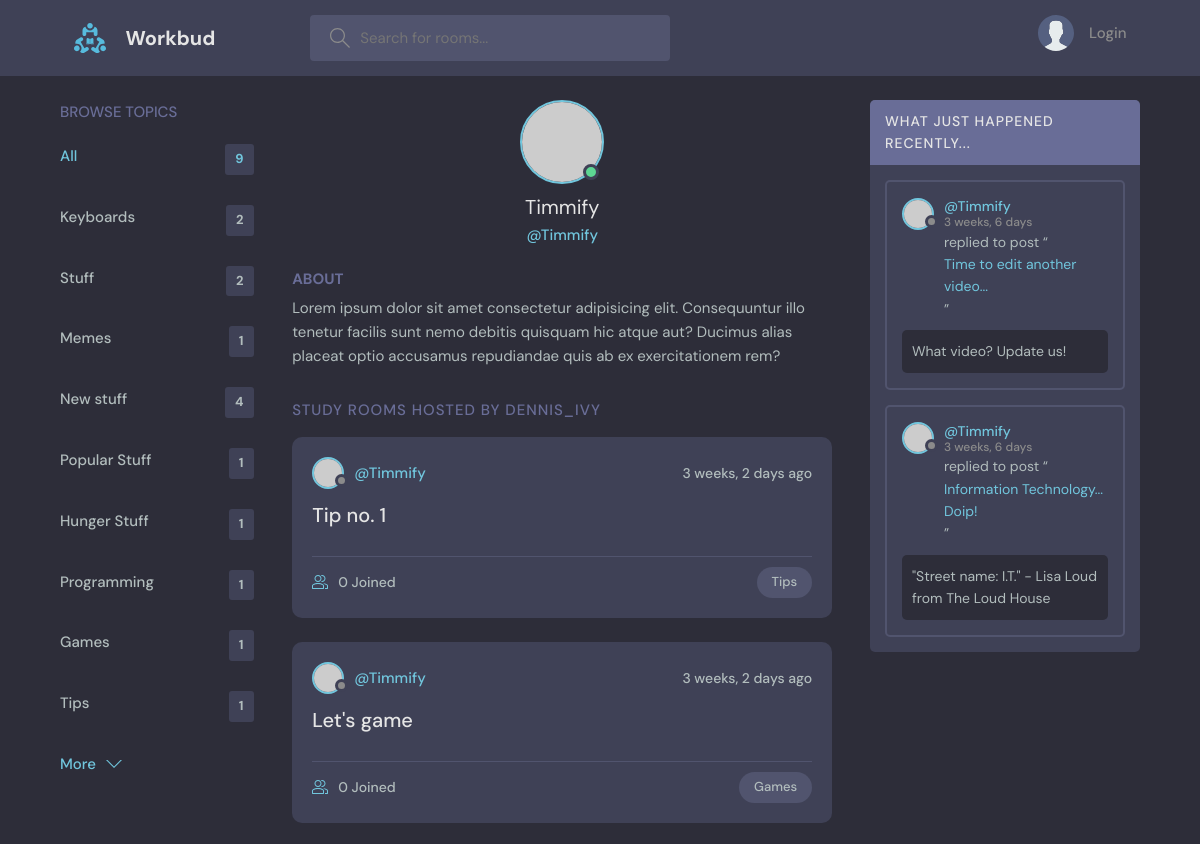
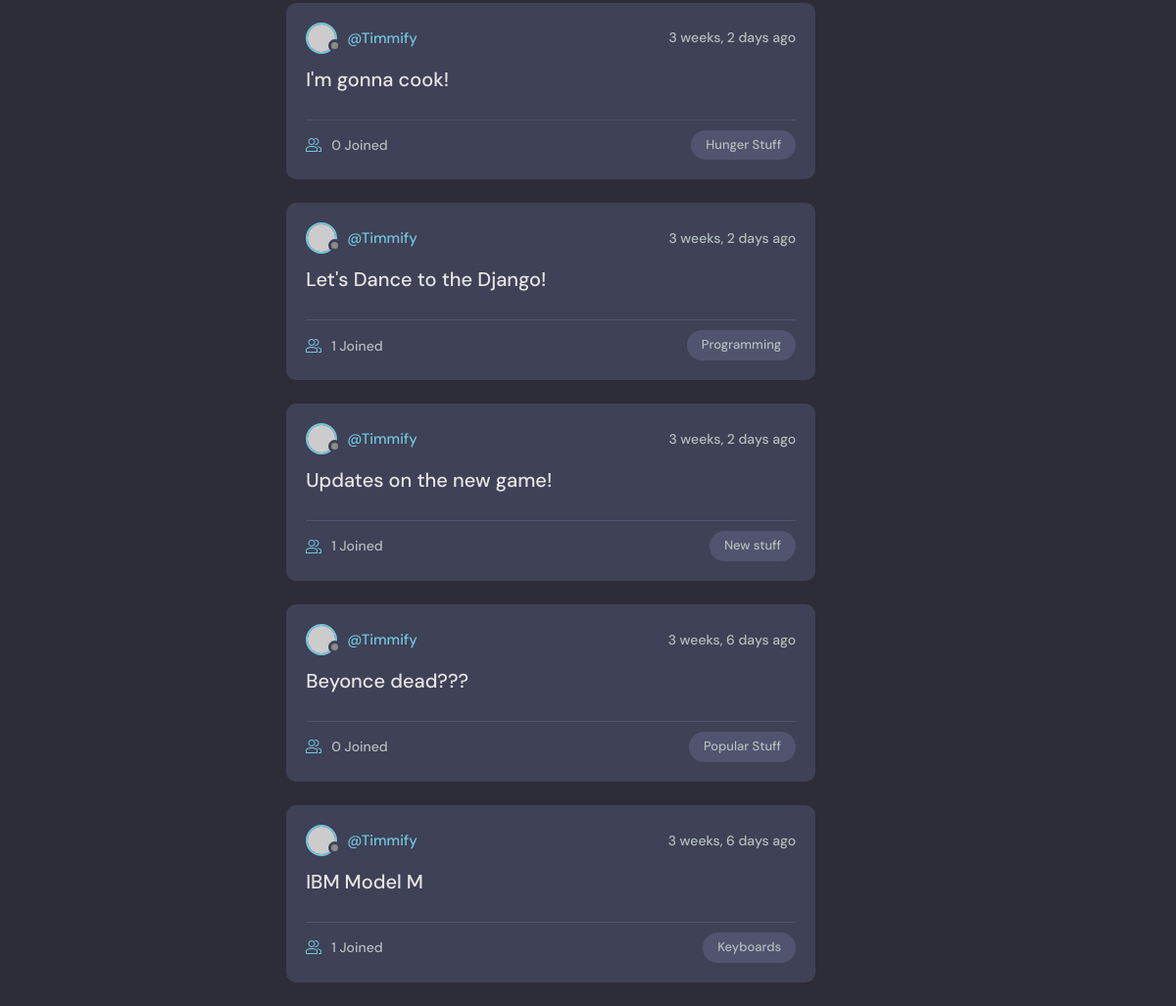
The app's page /profile/2/ with its own data (2 pictures, top to bottom).
### base/models.py (models this page shows, shortened)
class Topic(models.Model):
    name = models.CharField(max_length=200)

class Room(models.Model):
    host = models.ForeignKey(User, on_delete=models.SET_NULL, null=True)
    topic = models.ForeignKey(Topic, on_delete=models.SET_NULL, null=True)
    name = models.CharField(max_length=200)
    description = models.TextField(null=True, blank=True)
    participants = models.ManyToManyField(User, related_name='participants', blank=True)
    updated = models.DateTimeField(auto_now=True)
    created = models.DateTimeField(auto_now_add=True)
    class Meta:
        ordering = ['-updated', '-created']
    def __str__(self):
        return self.name

class Message(models.Model):
    user = models.ForeignKey(User, on_delete=models.CASCADE)
    room = models.ForeignKey(Room, on_delete=models.CASCADE)
    body = models.TextField()
    updated = models.DateTimeField(auto_now=True)
    created = models.DateTimeField(auto_now_add=True)
    class Meta:
        ordering = ['-updated', '-created']

### base/views.py (the view)
# urls.py: path('profile/<str:pk>/', views.userProfile, name="user-profile"),
def userProfile(request, pk):
    user = User.objects.get(id=pk)
    rooms = user.room_set.all()
    room_messages = user.message_set.all()
    topics = Topic.objects.all()
    context = {'user':user, 'rooms':rooms,
        'room_messages':room_messages, 'topics':topics}
    return render(request, 'base/profile.html', context)

### base/templates/base/profile.html (shortened to what this page needs)
{% extends 'main.html' %}
{% block content %}
<main class="profile-page layout layout--3">
  <div class="container">
    {% include 'base/topics_component.html' %}
    <div class="roomList">
      <div class="profile">
        <div class="profile__avatar">
          <div class="avatar avatar--large active">
            <img src="https://randomuser.me/api/portraits/men/11.jpg" />
          </div>
        </div>
        <div class="profile__info">
          <h3>{{user.username}}</h3>
          <p>@{{user.username}}</p>
        </div>
        <div class="profile__about">
          <h3>About</h3>
          <p>
            Lorem ipsum dolor sit amet consectetur adipisicing elit. Consequuntur illo tenetur
            facilis sunt nemo debitis quisquam hic atque aut? Ducimus alias placeat optio
            accusamus repudiandae quis ab ex exercitationem rem?
          </p>
        </div>
      </div>
      <div class="roomList__header">
        <div>
          <h2>Study Rooms Hosted by dennis_ivy</a>
          </h2>
        </div>
      </div>
      {% include 'base/feed_component.html' %}
    </div>
    {% include 'base/activity_component.html' %}
  </div>
</main>
{% endblock content %}

### templates/main.html (shortened to what this page needs)
<!DOCTYPE html>
{% load static %}
<html lang="en">
  <head>
    <link rel="stylesheet" href="{% static 'styles/style.css' %} " />
  </head>
  <body>
    {% include 'navbar.html' %}
    {% block content %}
    {% endblock %}
  </body>
</html>

### templates/navbar.html (shortened to what this page needs)
{% load static %}
<header class="header header--loggedIn">
    <div class="container">
      <a href="{% url 'home' %}" class="header__logo">
        <img src="{% static 'images/logo.svg' %}" />
        <h1>Workbud</h1>
      </a>
      <form class="header__search" method="GET" action="{% url 'home' %}">
        <label>
          <input name="q" placeholder="Search for rooms..." />
        </label>
      </form>
      <nav class="header__menu">
        {% if request.user.is_authenticated %}
        <div class="header__user">
          <a href="{% url 'update-user' %}">
            <div class="avatar avatar--medium active">
              <img src="https://randomuser.me/api/portraits/men/37.jpg" />
            </div>
            <p>{{request.user.username}} <span>@{{request.user.username}}</span></p>
          </a>
          <button class="dropdown-button">
            <svg version="1.1" xmlns="http://www.w3.org/2000/svg" width="32" height="32" viewBox="0 0 32 32">
              <title>chevron-down</title>
              <path d="M16 21l-13-13h-3l16 16 16-16h-3l-13 13z"></path>
            </svg>
          </button>
        </div>
        {% else %}
        <a href="{% url 'login' %}">
          <img src="{% static 'images/avatar.svg' %}" />
          <p>Login</p>
        </a>
        {% endif %}
      </nav>
    </div>
  </header>

### base/templates/base/topics_component.html
<div class="topics">
    <div class="topics__header">
      <h2>Browse Topics</h2>
    </div>
    <ul class="topics__list">
      <li>
        <a href="{% url 'home' %}" class="active">All <span>{{topics.count}}</span></a>
      </li>
      {% for topic in topics %}
      <li>
        <a href="{% url 'home' %}?q={{topic.name}}">{{topic.name}} <span>{{topic.room_set.all.count}}</span></a>
      </li>
      {% endfor %}
    </ul>
    <a class="btn btn--link" href="topics.html">
      More
      <svg version="1.1" xmlns="http://www.w3.org/2000/svg" width="32" height="32" viewBox="0 0 32 32">
        <title>chevron-down</title>
        <path d="M16 21l-13-13h-3l16 16 16-16h-3l-13 13z"></path>
      </svg>
    </a>
  </div>

### base/templates/base/feed_component.html (shortened to what this page needs)
{% for room in rooms %}
<div class="roomListRoom">
    <div class="roomListRoom__header">
      <a href="{% url 'user-profile' room.host.id %}" class="roomListRoom__author">
        <div class="avatar avatar--small">
          <img src="https://randomuser.me/api/portraits/women/11.jpg" />
        </div>
        <span>@{{room.host.username}}</span>
      </a>
      <div class="roomListRoom__actions">
        <span>{{room.created|timesince}} ago</span>
      </div>
    </div>
    <div class="roomListRoom__content">
      <a href="{% url 'room' room.id %}">{{room.name}}</a>
    </div>
    <div class="roomListRoom__meta">
      <a href="{% url 'room' room.id %}" class="roomListRoom__joined">
        {{room.participants.all.count}} Joined
      </a>
      <p class="roomListRoom__topic">{{room.topic.name}}</p>
    </div>
  </div>
{% endfor %}

### base/templates/base/activity_component.html (shortened to what this page needs)
<div class="activities">
    <div class="activities__header">
      <h2>What just happened recently...</h2>
    </div>
    {% for message in room_messages %}
    <div class="activities__box">
      <div class="activities__boxHeader roomListRoom__header">
        <a href="{% url 'user-profile' message.user.id %}" class="roomListRoom__author">
          <div class="avatar avatar--small">
            <img src="https://randomuser.me/api/portraits/women/11.jpg" />
          </div>
          <p>
            @{{message.user}}
            <span>{{message.created|timesince}}</span>
          </p>
        </a>
      </div>
      <div class="activities__boxContent">
        <p>replied to post “<a href="{% url 'room' message.room.id %}">{{message.room}}</a>”</p>
        <div class="activities__boxRoomContent">
          {{message.body}}
        </div>
      </div>
    </div>
    {% endfor %}
  </div>

### records on screen
Topic: name "Keyboards", room_set.all.count "2"
Topic: name "Stuff", room_set.all.count "2"
Topic: name "Memes", room_set.all.count "1"
Topic: name "New stuff", room_set.all.count "4"
Topic: name "Popular Stuff", room_set.all.count "1"
Topic: name "Hunger Stuff", room_set.all.count "1"
Topic: name "Programming", room_set.all.count "1"
Topic: name "Games", room_set.all.count "1"
Topic: name "Tips", room_set.all.count "1"
Room: host.username "Timmify", created "3 weeks, 2 days", name "Tip no. 1", participants.all.count "0", topic.name "Tips"
Room: host.username "Timmify", created "3 weeks, 2 days", name "Let's game", participants.all.count "0", topic.name "Games"
Room: host.username "Timmify", created "3 weeks, 2 days", name "I'm gonna cook!", participants.all.count "0", topic.name "Hunger Stuff"
Room: host.username "Timmify", created "3 weeks, 2 days", name "Let's Dance to the Django!", participants.all.count "1", topic.name "Programming"
Room: host.username "Timmify", created "3 weeks, 2 days", name "Updates on the new game!", participants.all.count "1", topic.name "New stuff"
Room: host.username "Timmify", created "3 weeks, 6 days", name "Beyonce dead???", participants.all.count "0", topic.name "Popular Stuff"
Room: host.username "Timmify", created "3 weeks, 6 days", name "IBM Model M", participants.all.count "1", topic.name "Keyboards"
Message: user "Timmify", created "3 weeks, 6 days", room "Time to edit another video...", body "What video? Update us!"
Message: user "Timmify", created "3 weeks, 6 days", room "Information Technology... Doip!", body "\"Street name: I.T.\" - Lisa Loud from The Loud House"

### other values on screen
{{ topics.count }} "9"
{{ user.username }} "Timmify"
